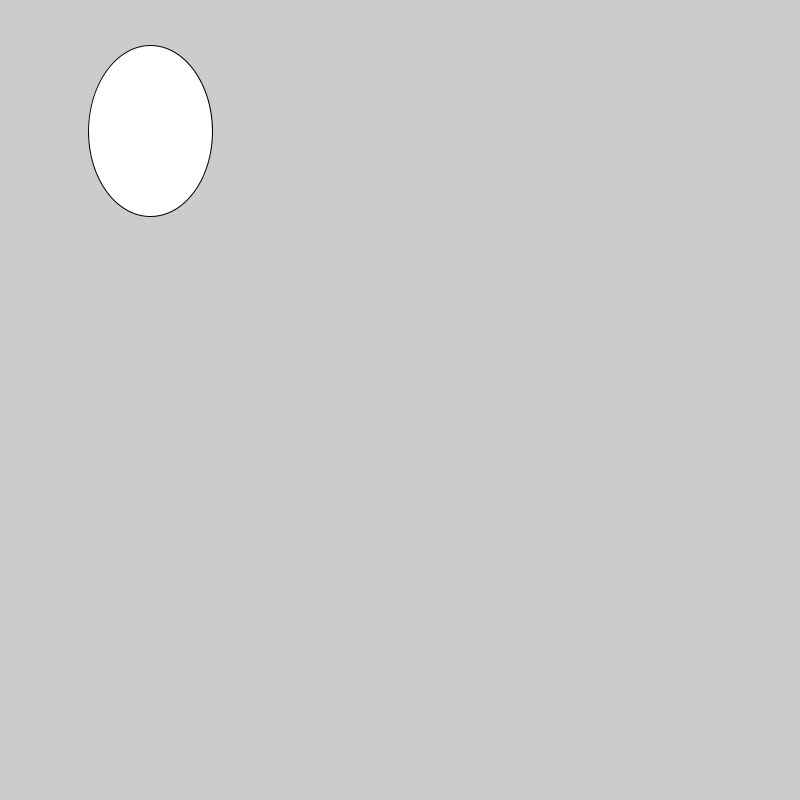
Frame 1 (no input)
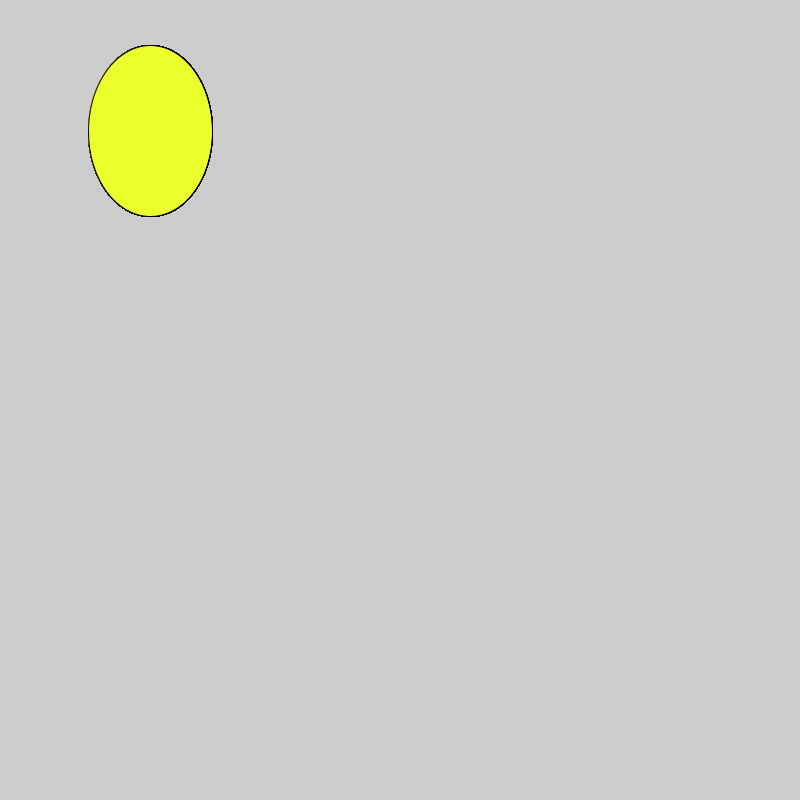
Frame 60 (the mouse pressed at the canvas centre just before this capture)
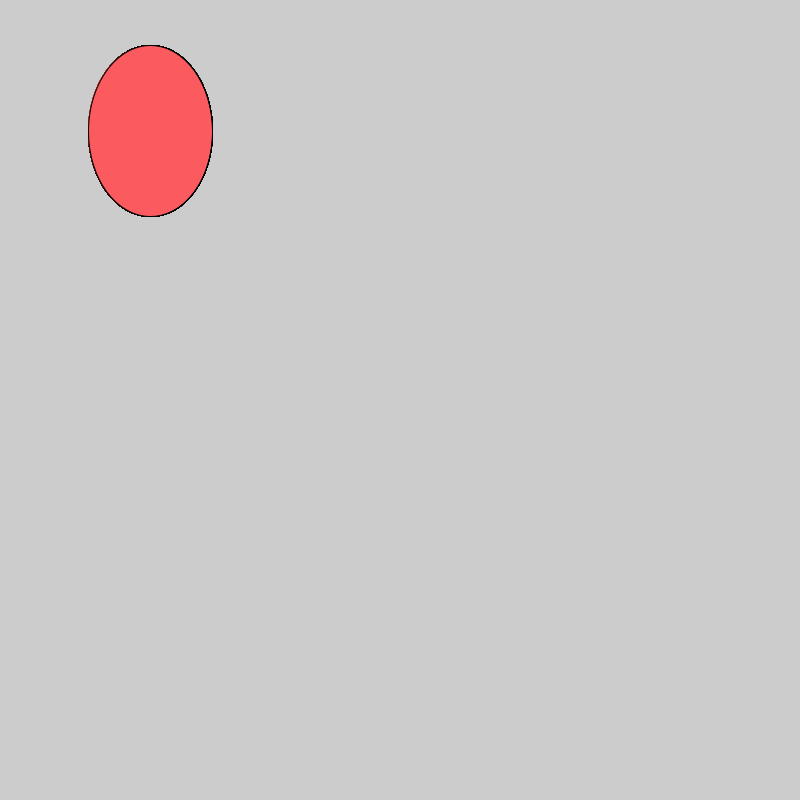
Frame 120 (the mouse held since frame 60 and released just before this capture)

The Processing sketch that drew these frames (run headless with seeded random() and noise(); from frame 60 on, the mouse is pressed at the canvas centre):

// Processing sketch: Second_Sketch
// ── Second_Sketch.pde
void setup() {
  size(800, 800);
}

void draw() {
  ellipse(150,131,124,171);
   //2. make it a nice color
  fill(235,255,45);
   //3. if the mouse is pressed, fill the circle with a different color          
   if(mousePressed)
   {
   //1. draw an ellipse
   fill(251,91,95);
   }
}
